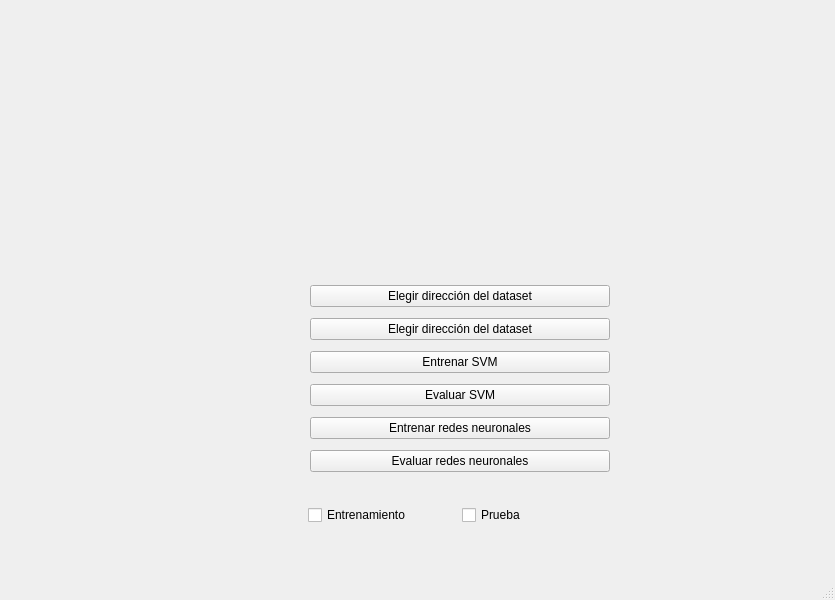
<?xml version="1.0" encoding="UTF-8"?>
<ui version="4.0">
 <class>MainWindow</class>
 <widget class="QMainWindow" name="MainWindow">
  <property name="windowModality">
   <enum>Qt::NonModal</enum>
  </property>
  <property name="geometry">
   <rect>
    <x>0</x>
    <y>0</y>
    <width>835</width>
    <height>600</height>
   </rect>
  </property>
  <property name="sizePolicy">
   <sizepolicy hsizetype="Preferred" vsizetype="Preferred">
    <horstretch>0</horstretch>
    <verstretch>0</verstretch>
   </sizepolicy>
  </property>
  <property name="sizeIncrement">
   <size>
    <width>1080</width>
    <height>1920</height>
   </size>
  </property>
  <property name="windowTitle">
   <string>Weed_detection</string>
  </property>
  <property name="windowIcon">
   <iconset>
    <normaloff>imgs/ral_icon.jpg</normaloff>imgs/ral_icon.jpg</iconset>
  </property>
  <property name="autoFillBackground">
   <bool>false</bool>
  </property>
  <widget class="QWidget" name="centralwidget">
   <widget class="QLabel" name="label">
    <property name="geometry">
     <rect>
      <x>110</x>
      <y>80</y>
      <width>691</width>
      <height>181</height>
     </rect>
    </property>
    <property name="autoFillBackground">
     <bool>false</bool>
    </property>
    <property name="text">
     <string/>
    </property>
    <property name="pixmap">
     <pixmap>imgs/GUI_icon_2.jpg</pixmap>
    </property>
    <property name="alignment">
     <set>Qt::AlignCenter</set>
    </property>
   </widget>
   <widget class="QWidget" name="verticalLayoutWidget">
    <property name="geometry">
     <rect>
      <x>310</x>
      <y>280</y>
      <width>301</width>
      <height>200</height>
     </rect>
    </property>
    <layout class="QVBoxLayout" name="verticalLayout">
     <item>
      <widget class="QPushButton" name="Dataset_button">
       <property name="maximumSize">
        <size>
         <width>300</width>
         <height>16777215</height>
        </size>
       </property>
       <property name="text">
        <string>Elegir dirección del dataset</string>
       </property>
      </widget>
     </item>
     <item>
      <widget class="QPushButton" name="Dataset_button_2">
       <property name="maximumSize">
        <size>
         <width>300</width>
         <height>16777215</height>
        </size>
       </property>
       <property name="text">
        <string>Elegir dirección del dataset</string>
       </property>
      </widget>
     </item>
     <item>
      <widget class="QPushButton" name="SVMtrain_button">
       <property name="maximumSize">
        <size>
         <width>300</width>
         <height>16777215</height>
        </size>
       </property>
       <property name="text">
        <string>Entrenar SVM</string>
       </property>
      </widget>
     </item>
     <item>
      <widget class="QPushButton" name="SVMtest_button">
       <property name="maximumSize">
        <size>
         <width>300</width>
         <height>16777215</height>
        </size>
       </property>
       <property name="text">
        <string>Evaluar SVM</string>
       </property>
      </widget>
     </item>
     <item>
      <widget class="QPushButton" name="NNtrain_button">
       <property name="maximumSize">
        <size>
         <width>300</width>
         <height>16777215</height>
        </size>
       </property>
       <property name="text">
        <string>Entrenar redes neuronales</string>
       </property>
      </widget>
     </item>
     <item>
      <widget class="QPushButton" name="NNtest_button">
       <property name="maximumSize">
        <size>
         <width>300</width>
         <height>16777215</height>
        </size>
       </property>
       <property name="text">
        <string>Evaluar redes neuronales</string>
       </property>
      </widget>
     </item>
    </layout>
   </widget>
   <widget class="QLabel" name="label_3">
    <property name="geometry">
     <rect>
      <x>0</x>
      <y>-90</y>
      <width>861</width>
      <height>761</height>
     </rect>
    </property>
    <property name="text">
     <string/>
    </property>
    <property name="pixmap">
     <pixmap>imgs/background.jpg</pixmap>
    </property>
   </widget>
   <widget class="QWidget" name="horizontalLayoutWidget">
    <property name="geometry">
     <rect>
      <x>308</x>
      <y>490</y>
      <width>301</width>
      <height>51</height>
     </rect>
    </property>
    <layout class="QHBoxLayout" name="horizontalLayout_2">
     <item>
      <widget class="QCheckBox" name="train_check">
       <property name="font">
        <font>
         <strikeout>false</strikeout>
        </font>
       </property>
       <property name="layoutDirection">
        <enum>Qt::LeftToRight</enum>
       </property>
       <property name="autoFillBackground">
        <bool>false</bool>
       </property>
       <property name="text">
        <string>Entrenamiento</string>
       </property>
      </widget>
     </item>
     <item>
      <widget class="QCheckBox" name="test_check">
       <property name="text">
        <string>Prueba</string>
       </property>
      </widget>
     </item>
    </layout>
   </widget>
   <zorder>label_3</zorder>
   <zorder>label</zorder>
   <zorder>verticalLayoutWidget</zorder>
   <zorder>horizontalLayoutWidget</zorder>
  </widget>
  <widget class="QMenuBar" name="menubar">
   <property name="geometry">
    <rect>
     <x>0</x>
     <y>0</y>
     <width>835</width>
     <height>26</height>
    </rect>
   </property>
  </widget>
  <widget class="QStatusBar" name="statusbar"/>
  <action name="test_action">
   <property name="text">
    <string>Mostrar opciones de prueba</string>
   </property>
  </action>
  <action name="actionnjn">
   <property name="text">
    <string>njn</string>
   </property>
  </action>
  <action name="actionMostrar_opciones_de_entrenamiento">
   <property name="text">
    <string>Mostrar opciones de entrenamiento</string>
   </property>
  </action>
 </widget>
 <resources/>
 <connections/>
</ui>
